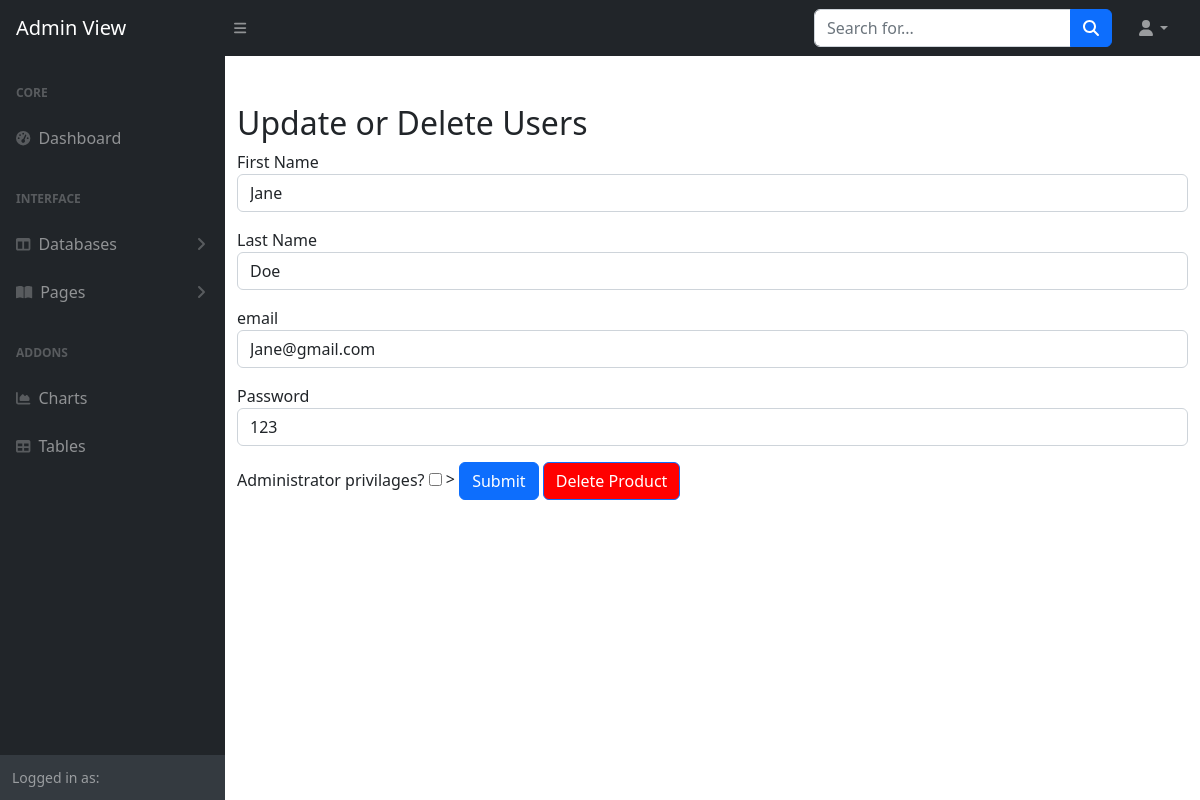
The page /manage_user/2 on the database its author committed.
### tables this page shows
CREATE TABLE users (
        userID INTEGER PRIMARY KEY AUTOINCREMENT,
        firstName TEXT NOT NULL,
        lastName TEXT NOT NULL,
        userEmail TEXT NOT NULL,
        userPassword TEXT NOT NULL,
        isManager BOOLEAN
    );

### app.py (the view)
@app.route('/manage_user/<int:userID>', methods=['GET', 'POST'])
def manage_user(userID):
    userService = UserService()
    user = userService.get_user_by_id(userID)
    if request.method == 'POST': # reused logout logic from previous iteration
        if 'logout' in request.form:
            session.pop('cart', None)
            session['session_user'] = 'Guest'
            session.modified = True
            return redirect(url_for('homepage'))
        if 'save_changes' in request.form:
            user.firstName = request.form.get('firstName')
            user.lastName = request.form.get('lastName')
            user.userEmail = request.form.get('userEmail')
            user.userPassword= request.form.get('userPassword')
            user.isManager = request.form.get('isManager')
            userService = UserService()
            userService.update_user(user)
            return redirect(url_for('user_management'))
        if 'delete' in request.form:
            userService.delete_user(userID)
            return redirect(url_for('user_management'))
    else:
        return render_template('manage_user.html', user=user)

### dao/userDAO.py (called while the page is built)
    def get_user_by_id(self, userID):
        sql = 'SELECT * FROM users WHERE userID = ?'
        cursor = self.conn.execute(sql, (userID,))
        row = cursor.fetchone()
        if row:
            return User(userID=row[0], firstName=row[1], lastName=row[2], userEmail=row[3], userPassword=row[4], isManager=row[5])
        self.conn.close()
        return None

### services/UserService.py (called while the page is built)
    def get_user_by_id(self, userID):
        return self.userDAO.get_user_by_id(userID)

### templates/manage_user.html (shortened to what this page needs)
<!DOCTYPE html>
<html lang="en">
    <head>
        <link href="https://cdn.jsdelivr.net/npm/simple-datatables@7.1.2/dist/style.min.css" rel="stylesheet" />
        <link href="{{ url_for('static', filename='css/styles_admin.css') }}" rel="stylesheet" />
    </head>
    <body class="sb-nav-fixed">
        <nav class="sb-topnav navbar navbar-expand navbar-dark bg-dark">
            <a class="navbar-brand ps-3" href="index.html">Admin View</a>
            <button class="btn btn-link btn-sm order-1 order-lg-0 me-4 me-lg-0" id="sidebarToggle" href="#!"><i class="fas fa-bars"></i></button>
            <form class="d-none d-md-inline-block form-inline ms-auto me-0 me-md-3 my-2 my-md-0">
                <div class="input-group">
                    <input class="form-control" type="text" placeholder="Search for..." aria-label="Search for..." aria-describedby="btnNavbarSearch" />
                    <button class="btn btn-primary" id="btnNavbarSearch" type="button"><i class="fas fa-search"></i></button>
                </div>
            </form>
            <ul class="navbar-nav ms-auto ms-md-0 me-3 me-lg-4">
                <li class="nav-item dropdown">
                    <a class="nav-link dropdown-toggle" id="navbarDropdown" href="#" role="button" data-bs-toggle="dropdown" aria-expanded="false"><i class="fas fa-user fa-fw"></i></a>
                </li>
            </ul>
        </nav>
        <div id="layoutSidenav">
            <div id="layoutSidenav_nav">
                <nav class="sb-sidenav accordion sb-sidenav-dark" id="sidenavAccordion">
                    <div class="sb-sidenav-menu">
                        <div class="nav">
                            <div class="sb-sidenav-menu-heading">Core</div>
                            <a class="nav-link" href={{url_for('admin_page') }}
>
                                <div class="sb-nav-link-icon"><i class="fas fa-tachometer-alt"></i></div>
                                Dashboard
                            </a>
                            <div class="sb-sidenav-menu-heading">Interface</div>
                            <a class="nav-link collapsed" href="#" data-bs-toggle="collapse" data-bs-target="#collapseLayouts" aria-expanded="false" aria-controls="collapseLayouts">
                                <div class="sb-nav-link-icon"><i class="fas fa-columns"></i></div>
                                Databases
                                <div class="sb-sidenav-collapse-arrow"><i class="fas fa-angle-down"></i></div>
                            </a>
                            <a class="nav-link collapsed" href="#" data-bs-toggle="collapse" data-bs-target="#collapsePages" aria-expanded="false" aria-controls="collapsePages">
                                <div class="sb-nav-link-icon"><i class="fas fa-book-open"></i></div>
                                Pages
                                <div class="sb-sidenav-collapse-arrow"><i class="fas fa-angle-down"></i></div>
                            </a>
                            <div class="sb-sidenav-menu-heading">Addons</div>
                            <a class="nav-link" href="">
                                <div class="sb-nav-link-icon"><i class="fas fa-chart-area"></i></div>
                                Charts
                            </a>
                            <a class="nav-link" href="">
                                <div class="sb-nav-link-icon"><i class="fas fa-table"></i></div>
                                Tables
                            </a>
                        </div>
                    </div>
                    <div class="sb-sidenav-footer">
                        <div class="small">Logged in as: {{session['session_user']}}</div>
                    </div>
                </nav>
            </div>
            <div id="layoutSidenav_content">
    <div class="container mt-5">
        <h2>Update or Delete Users</h2>
        <form method="POST" name="save" action="{{ url_for('manage_user', userID=user.userID) }}" enctype="multipart/form-data">
            <div class="form-group mb-3">
                <label for="firstName">First Name</label>
                <input type="text" class="form-control" id="firstName" name="firstName" value="{{ user.firstName }}" required>
            </div>
            <div class="form-group mb-3">
                <label for="lastName">Last Name</label>
                <input type="text" class="form-control" id="lastName" name="lastName" value="{{ user.lastName }}" required>
            </div>
            <div class="form-group mb-3">
                <label for="userEmail">email</label>
                <input type="email" class="form-control" id="userEmail" name="userEmail" value="{{ user.userEmail }}" required>
            </div>
            <div class="form-group mb-3">
                <label for="userPassword">Password</label>
                <input type="text" class="form-control" id="userPassword" name="userPassword" value="{{ user.userPassword }}" required>
            </div>
            <label for="isManager">Administrator privilages?</label>
                    <input type="checkbox" id="isManager" name="isManager"> {% if user.isManager == True %} checked {% endif %}>
            <button type="submit" class="btn btn-primary" name="save_changes">Submit</button>
            <button type="submit"  class="btn btn-primary" style="background-color: red" name="delete">Delete Product</button>
        </form>

### rows shown on the page
users: firstName "Jane", lastName "Doe", userEmail "Jane@gmail.com", userPassword "123"
